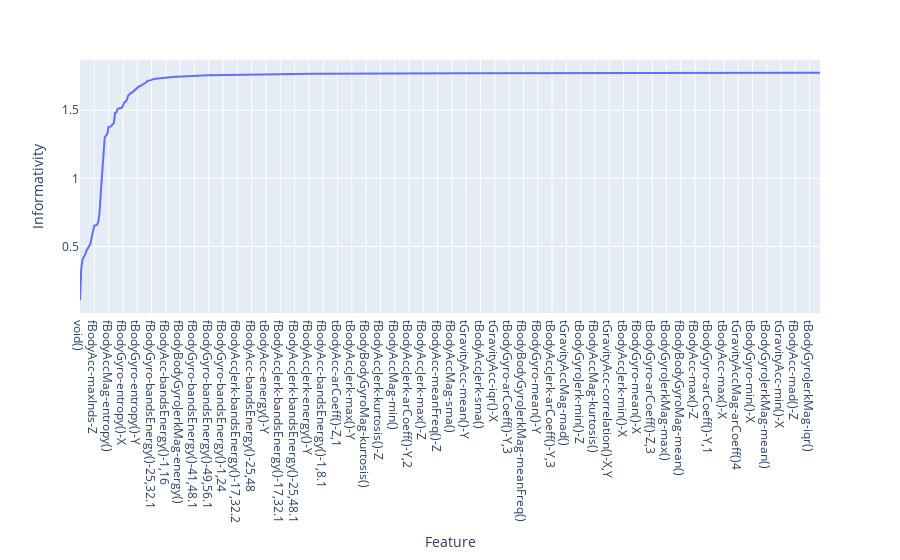

The notebook cell this image was saved under:
### Code cell
px.line(mutual_info, x='Feature', y='Informativity')

### Figure 1 — Plotly figure (JSON) as saved in the notebook; plotly's stock layout.template omitted (floating-point values rounded to 4 significant figures; data arrays with more than 128 entries replaced by an {"elided": "..."} marker saying what was removed)
{"data": [{"hovertemplate": "Feature=%{x}<br>Informativity=%{y}<extra></extra>", "legendgroup": "", "line": {"color": "#636efa", "dash": "solid"}, "mode": "lines", "name": "", "orientation": "v", "showlegend": false, "type": "scatter", "x": {"elided": "570 str values"}, "xaxis": "x", "y": {"elided": "570 float values"}, "yaxis": "y"}], "layout": {"legend": {"tracegroupgap": 0}, "margin": {"t": 60}, "xaxis": {"anchor": "y", "domain": [0, 1], "title": {"text": "Feature"}}, "yaxis": {"anchor": "x", "domain": [0, 1], "title": {"text": "Informativity"}}}}
